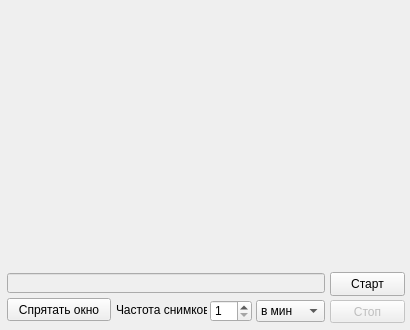
<?xml version="1.0" encoding="UTF-8"?>
<ui version="4.0">
 <class>MainWindow</class>
 <widget class="QMainWindow" name="MainWindow">
  <property name="windowModality">
   <enum>Qt::NonModal</enum>
  </property>
  <property name="geometry">
   <rect>
    <x>0</x>
    <y>0</y>
    <width>410</width>
    <height>330</height>
   </rect>
  </property>
  <property name="sizePolicy">
   <sizepolicy hsizetype="Fixed" vsizetype="Fixed">
    <horstretch>0</horstretch>
    <verstretch>0</verstretch>
   </sizepolicy>
  </property>
  <property name="minimumSize">
   <size>
    <width>410</width>
    <height>330</height>
   </size>
  </property>
  <property name="maximumSize">
   <size>
    <width>410</width>
    <height>330</height>
   </size>
  </property>
  <property name="windowTitle">
   <string>Cam Shot</string>
  </property>
  <property name="toolButtonStyle">
   <enum>Qt::ToolButtonIconOnly</enum>
  </property>
  <property name="documentMode">
   <bool>false</bool>
  </property>
  <widget class="QWidget" name="centralWidget">
   <widget class="QLineEdit" name="pathLineEdit">
    <property name="enabled">
     <bool>false</bool>
    </property>
    <property name="geometry">
     <rect>
      <x>7</x>
      <y>273</y>
      <width>318</width>
      <height>20</height>
     </rect>
    </property>
    <property name="readOnly">
     <bool>true</bool>
    </property>
   </widget>
   <widget class="QPushButton" name="hideButton">
    <property name="geometry">
     <rect>
      <x>7</x>
      <y>298</y>
      <width>104</width>
      <height>23</height>
     </rect>
    </property>
    <property name="toolTip">
     <string>&lt;html&gt;&lt;head/&gt;&lt;body&gt;&lt;p&gt;Ctrl+ Alt+Space чтобы восстановить окно&lt;/p&gt;&lt;/body&gt;&lt;/html&gt;</string>
    </property>
    <property name="text">
     <string>Спрятать окно</string>
    </property>
   </widget>
   <widget class="QLabel" name="freqLabel">
    <property name="geometry">
     <rect>
      <x>116</x>
      <y>302</y>
      <width>91</width>
      <height>16</height>
     </rect>
    </property>
    <property name="text">
     <string>Частота снимков</string>
    </property>
   </widget>
   <widget class="QSpinBox" name="freqSpinBox">
    <property name="geometry">
     <rect>
      <x>210</x>
      <y>300</y>
      <width>42</width>
      <height>22</height>
     </rect>
    </property>
    <property name="minimum">
     <number>1</number>
    </property>
    <property name="maximum">
     <number>60</number>
    </property>
    <property name="value">
     <number>1</number>
    </property>
   </widget>
   <widget class="QComboBox" name="freqComboBox">
    <property name="geometry">
     <rect>
      <x>256</x>
      <y>300</y>
      <width>69</width>
      <height>22</height>
     </rect>
    </property>
    <item>
     <property name="text">
      <string>в мин</string>
     </property>
    </item>
    <item>
     <property name="text">
      <string>в час</string>
     </property>
    </item>
   </widget>
   <widget class="QPushButton" name="startButton">
    <property name="geometry">
     <rect>
      <x>330</x>
      <y>272</y>
      <width>75</width>
      <height>24</height>
     </rect>
    </property>
    <property name="text">
     <string>Старт</string>
    </property>
   </widget>
   <widget class="QPushButton" name="stopButton">
    <property name="enabled">
     <bool>false</bool>
    </property>
    <property name="geometry">
     <rect>
      <x>330</x>
      <y>300</y>
      <width>75</width>
      <height>23</height>
     </rect>
    </property>
    <property name="text">
     <string>Стоп</string>
    </property>
   </widget>
   <widget class="QWidget" name="verticalLayoutWidget">
    <property name="geometry">
     <rect>
      <x>10</x>
      <y>10</y>
      <width>391</width>
      <height>251</height>
     </rect>
    </property>
    <layout class="QVBoxLayout" name="verticalLayout"/>
   </widget>
  </widget>
 </widget>
 <layoutdefault spacing="6" margin="11"/>
 <resources/>
 <connections/>
</ui>
